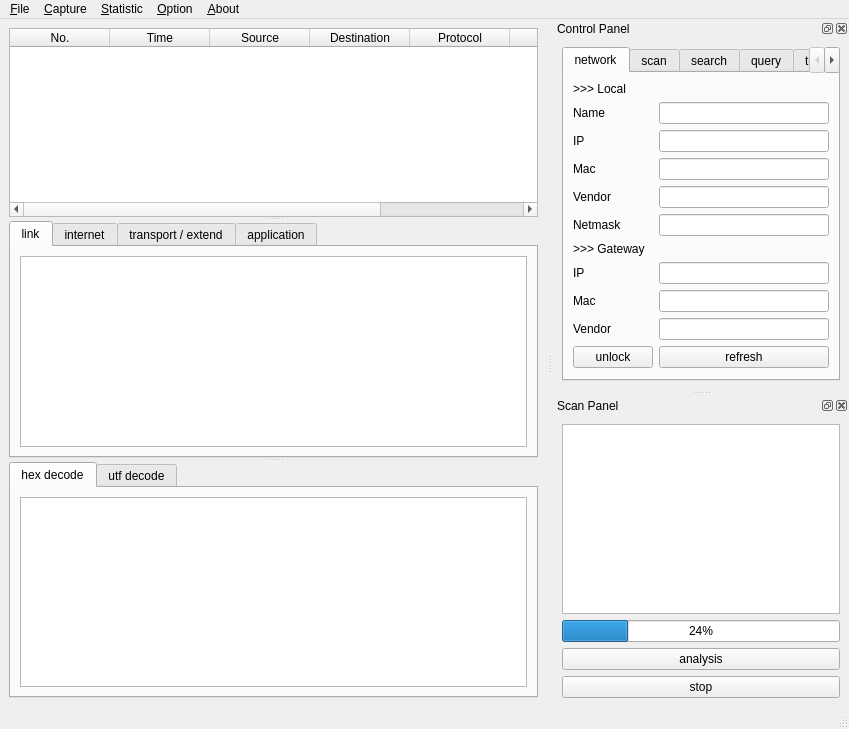
<?xml version="1.0" encoding="UTF-8"?>
<ui version="4.0">
 <class>MainWindow</class>
 <widget class="QMainWindow" name="MainWindow">
  <property name="geometry">
   <rect>
    <x>0</x>
    <y>0</y>
    <width>849</width>
    <height>729</height>
   </rect>
  </property>
  <property name="windowTitle">
   <string>MainWindow</string>
  </property>
  <widget class="QWidget" name="centralwidget">
   <layout class="QHBoxLayout" name="horizontalLayout_8">
    <item>
     <widget class="QSplitter" name="splitter">
      <property name="orientation">
       <enum>Qt::Vertical</enum>
      </property>
      <widget class="QTableWidget" name="conciseInfoTable">
       <property name="styleSheet">
        <string notr="true">outline:0;</string>
       </property>
       <property name="showGrid">
        <bool>false</bool>
       </property>
       <property name="gridStyle">
        <enum>Qt::NoPen</enum>
       </property>
       <column>
        <property name="text">
         <string>No.</string>
        </property>
       </column>
       <column>
        <property name="text">
         <string>Time</string>
        </property>
       </column>
       <column>
        <property name="text">
         <string>Source</string>
        </property>
       </column>
       <column>
        <property name="text">
         <string>Destination</string>
        </property>
       </column>
       <column>
        <property name="text">
         <string>Protocol</string>
        </property>
       </column>
       <column>
        <property name="text">
         <string>Length</string>
        </property>
       </column>
       <column>
        <property name="text">
         <string>Stack</string>
        </property>
       </column>
      </widget>
      <widget class="QTabWidget" name="verboseInfoTab">
       <property name="currentIndex">
        <number>0</number>
       </property>
       <widget class="QWidget" name="linkTab">
        <attribute name="title">
         <string>link</string>
        </attribute>
        <layout class="QVBoxLayout" name="verticalLayout_7">
         <item>
          <widget class="QPlainTextEdit" name="linkTextEdit"/>
         </item>
        </layout>
       </widget>
       <widget class="QWidget" name="interTab">
        <attribute name="title">
         <string>internet</string>
        </attribute>
        <layout class="QVBoxLayout" name="verticalLayout_6">
         <item>
          <widget class="QPlainTextEdit" name="interTextEdit"/>
         </item>
        </layout>
       </widget>
       <widget class="QWidget" name="transTab">
        <attribute name="title">
         <string>transport / extend</string>
        </attribute>
        <layout class="QVBoxLayout" name="verticalLayout_5">
         <item>
          <widget class="QPlainTextEdit" name="transTextEdit"/>
         </item>
        </layout>
       </widget>
       <widget class="QWidget" name="appTab">
        <attribute name="title">
         <string>application</string>
        </attribute>
        <layout class="QVBoxLayout" name="verticalLayout_4">
         <item>
          <widget class="QPlainTextEdit" name="appTextEdit"/>
         </item>
        </layout>
       </widget>
      </widget>
      <widget class="QTabWidget" name="decodeInfoTab">
       <property name="currentIndex">
        <number>0</number>
       </property>
       <widget class="QWidget" name="rawTab">
        <attribute name="title">
         <string>hex decode</string>
        </attribute>
        <layout class="QVBoxLayout" name="verticalLayout_8">
         <item>
          <widget class="QPlainTextEdit" name="rawTextEdit"/>
         </item>
        </layout>
       </widget>
       <widget class="QWidget" name="utfTab">
        <attribute name="title">
         <string>utf decode</string>
        </attribute>
        <layout class="QVBoxLayout" name="verticalLayout_9">
         <item>
          <widget class="QPlainTextEdit" name="utfTextEdit"/>
         </item>
        </layout>
       </widget>
      </widget>
     </widget>
    </item>
   </layout>
  </widget>
  <widget class="QMenuBar" name="menubar">
   <property name="geometry">
    <rect>
     <x>0</x>
     <y>0</y>
     <width>849</width>
     <height>26</height>
    </rect>
   </property>
   <widget class="QMenu" name="menu_File">
    <property name="title">
     <string>&amp;File</string>
    </property>
    <widget class="QMenu" name="menu_export">
     <property name="title">
      <string>&amp;export</string>
     </property>
     <widget class="QMenu" name="menuNetwork_info">
      <property name="title">
       <string>&amp;network info</string>
      </property>
      <addaction name="actionNetCSV"/>
      <addaction name="actionNetJSON"/>
      <addaction name="actionNetPlain"/>
     </widget>
     <widget class="QMenu" name="menuLAN_info">
      <property name="title">
       <string>&amp;LAN info</string>
      </property>
      <addaction name="actionLANCSV"/>
      <addaction name="actionLANJSON"/>
      <addaction name="actionLANPlain"/>
     </widget>
     <widget class="QMenu" name="menuPackets_info">
      <property name="title">
       <string>&amp;packets info</string>
      </property>
      <addaction name="actionPktCSV"/>
      <addaction name="actionPktJSON"/>
      <addaction name="actionPktPlain"/>
     </widget>
     <addaction name="menuNetwork_info"/>
     <addaction name="menuLAN_info"/>
     <addaction name="menuPackets_info"/>
    </widget>
    <addaction name="action_Save"/>
    <addaction name="action_Open"/>
    <addaction name="separator"/>
    <addaction name="menu_export"/>
    <addaction name="separator"/>
    <addaction name="action_close"/>
   </widget>
   <widget class="QMenu" name="menu_Capture">
    <property name="title">
     <string>&amp;Capture</string>
    </property>
    <addaction name="action_Start"/>
    <addaction name="separator"/>
    <addaction name="action_Stop"/>
    <addaction name="separator"/>
    <addaction name="action_Restart"/>
   </widget>
   <widget class="QMenu" name="menu_Statistic">
    <property name="title">
     <string>&amp;Statistic</string>
    </property>
    <widget class="QMenu" name="menu_protocol">
     <property name="title">
      <string>&amp;protocol</string>
     </property>
     <addaction name="action_Addr"/>
     <addaction name="action_Layer"/>
     <addaction name="action_Type"/>
    </widget>
    <widget class="QMenu" name="menu_length">
     <property name="title">
      <string>&amp;length</string>
     </property>
     <addaction name="action_PktLen"/>
     <addaction name="action_UDPPktLen"/>
     <addaction name="action_TCPPktLen"/>
    </widget>
    <widget class="QMenu" name="menu_flow">
     <property name="title">
      <string>&amp;flow</string>
     </property>
     <addaction name="action_Input"/>
     <addaction name="action_Output"/>
     <addaction name="action_Speed"/>
    </widget>
    <addaction name="menu_protocol"/>
    <addaction name="menu_length"/>
    <addaction name="menu_flow"/>
   </widget>
   <widget class="QMenu" name="menu_Option">
    <property name="title">
     <string>&amp;Option</string>
    </property>
    <addaction name="separator"/>
    <addaction name="action_Filter"/>
    <addaction name="separator"/>
    <addaction name="action_RefreshRank"/>
   </widget>
   <widget class="QMenu" name="menu_About">
    <property name="title">
     <string>&amp;About</string>
    </property>
    <addaction name="action_Help"/>
    <addaction name="separator"/>
    <addaction name="action_Author"/>
    <addaction name="separator"/>
    <addaction name="action_Rank"/>
   </widget>
   <addaction name="menu_File"/>
   <addaction name="menu_Capture"/>
   <addaction name="menu_Statistic"/>
   <addaction name="menu_Option"/>
   <addaction name="menu_About"/>
  </widget>
  <widget class="QStatusBar" name="statusbar"/>
  <widget class="QDockWidget" name="controlDock">
   <property name="enabled">
    <bool>true</bool>
   </property>
   <property name="floating">
    <bool>false</bool>
   </property>
   <property name="windowTitle">
    <string>Control Panel</string>
   </property>
   <attribute name="dockWidgetArea">
    <number>2</number>
   </attribute>
   <widget class="QWidget" name="controlDockContents">
    <layout class="QHBoxLayout" name="horizontalLayout_2">
     <item>
      <widget class="QTabWidget" name="controlTabManage">
       <property name="currentIndex">
        <number>0</number>
       </property>
       <property name="tabBarAutoHide">
        <bool>false</bool>
       </property>
       <widget class="QWidget" name="networkTab">
        <attribute name="title">
         <string>network</string>
        </attribute>
        <layout class="QFormLayout" name="formLayout">
         <item row="1" column="0">
          <widget class="QLabel" name="nameLabel">
           <property name="text">
            <string>Name</string>
           </property>
          </widget>
         </item>
         <item row="1" column="1">
          <widget class="QLineEdit" name="nameLineEdit"/>
         </item>
         <item row="2" column="0">
          <widget class="QLabel" name="ipLabel">
           <property name="text">
            <string>IP</string>
           </property>
          </widget>
         </item>
         <item row="2" column="1">
          <widget class="QLineEdit" name="ipLineEdit"/>
         </item>
         <item row="3" column="0">
          <widget class="QLabel" name="macLabel">
           <property name="text">
            <string>Mac</string>
           </property>
          </widget>
         </item>
         <item row="3" column="1">
          <widget class="QLineEdit" name="macLineEdit"/>
         </item>
         <item row="4" column="0">
          <widget class="QLabel" name="vendorLabel">
           <property name="text">
            <string>Vendor</string>
           </property>
          </widget>
         </item>
         <item row="4" column="1">
          <widget class="QLineEdit" name="vendorLineEdit"/>
         </item>
         <item row="5" column="0">
          <widget class="QLabel" name="netmaskLabel">
           <property name="text">
            <string>Netmask</string>
           </property>
          </widget>
         </item>
         <item row="5" column="1">
          <widget class="QLineEdit" name="netmaskLineEdit"/>
         </item>
         <item row="7" column="0">
          <widget class="QLabel" name="gwIpLabel">
           <property name="text">
            <string>IP</string>
           </property>
          </widget>
         </item>
         <item row="10" column="0">
          <widget class="QLabel" name="gwVendorLabel">
           <property name="text">
            <string>Vendor</string>
           </property>
          </widget>
         </item>
         <item row="10" column="1">
          <widget class="QLineEdit" name="gwVendorLineEdit"/>
         </item>
         <item row="13" column="1">
          <widget class="QPushButton" name="refreshButton">
           <property name="text">
            <string>refresh</string>
           </property>
          </widget>
         </item>
         <item row="0" column="0">
          <widget class="QLabel" name="localLabel">
           <property name="text">
            <string>&gt;&gt;&gt; Local</string>
           </property>
          </widget>
         </item>
         <item row="6" column="0">
          <widget class="QLabel" name="gwLabel">
           <property name="text">
            <string>&gt;&gt;&gt; Gateway</string>
           </property>
          </widget>
         </item>
         <item row="8" column="0">
          <widget class="QLabel" name="gwMacLabel">
           <property name="text">
            <string>Mac</string>
           </property>
          </widget>
         </item>
         <item row="13" column="0">
          <widget class="QPushButton" name="unlockButton">
           <property name="text">
            <string>unlock</string>
           </property>
          </widget>
         </item>
         <item row="7" column="1">
          <widget class="QLineEdit" name="gwIpLineEdit"/>
         </item>
         <item row="8" column="1">
          <widget class="QLineEdit" name="gwMacLineEdit"/>
         </item>
        </layout>
       </widget>
       <widget class="QWidget" name="scanTab">
        <attribute name="title">
         <string>scan</string>
        </attribute>
        <layout class="QVBoxLayout" name="verticalLayout_3">
         <item>
          <widget class="QLabel" name="rangeLabel">
           <property name="text">
            <string>Range</string>
           </property>
          </widget>
         </item>
         <item>
          <widget class="QLineEdit" name="rangeLineEdit"/>
         </item>
         <item>
          <widget class="QPushButton" name="rangeButton">
           <property name="text">
            <string>range scan</string>
           </property>
          </widget>
         </item>
         <item>
          <widget class="QLabel" name="maskLabel">
           <property name="text">
            <string>Mask</string>
           </property>
          </widget>
         </item>
         <item>
          <widget class="QLineEdit" name="maskLineEdit"/>
         </item>
         <item>
          <widget class="QPushButton" name="maskButton">
           <property name="text">
            <string>mask scan</string>
           </property>
          </widget>
         </item>
        </layout>
       </widget>
       <widget class="QWidget" name="searchTab">
        <attribute name="title">
         <string>search</string>
        </attribute>
        <layout class="QFormLayout" name="formLayout_4">
         <item row="0" column="0">
          <widget class="QLabel" name="searchLabel">
           <property name="text">
            <string>Search</string>
           </property>
          </widget>
         </item>
         <item row="0" column="1">
          <widget class="QLineEdit" name="searchLineEdit"/>
         </item>
         <item row="1" column="1">
          <widget class="QPushButton" name="searchButton">
           <property name="text">
            <string>search</string>
           </property>
          </widget>
         </item>
        </layout>
       </widget>
       <widget class="QWidget" name="ipinfoTab">
        <attribute name="title">
         <string>query</string>
        </attribute>
        <layout class="QFormLayout" name="formLayout_3">
         <item row="0" column="0">
          <widget class="QLabel" name="sipLabel">
           <property name="text">
            <string>Query IP</string>
           </property>
          </widget>
         </item>
         <item row="0" column="1">
          <widget class="QLineEdit" name="sipLineEdit"/>
         </item>
         <item row="1" column="0" colspan="2">
          <widget class="QTextEdit" name="sipTextEdit"/>
         </item>
         <item row="2" column="0">
          <widget class="QPushButton" name="sipButton">
           <property name="text">
            <string>query</string>
           </property>
          </widget>
         </item>
        </layout>
       </widget>
       <widget class="QWidget" name="termTab">
        <attribute name="title">
         <string>term</string>
        </attribute>
        <layout class="QGridLayout" name="gridLayout">
         <item row="0" column="0">
          <widget class="QLabel" name="termLabel">
           <property name="text">
            <string>Query Term</string>
           </property>
          </widget>
         </item>
         <item row="0" column="1">
          <widget class="QLineEdit" name="termLineEdit"/>
         </item>
         <item row="2" column="0" colspan="2">
          <widget class="QPushButton" name="termButton">
           <property name="text">
            <string>query</string>
           </property>
          </widget>
         </item>
         <item row="1" column="0" colspan="2">
          <widget class="QTextEdit" name="termTextEdit"/>
         </item>
        </layout>
       </widget>
      </widget>
     </item>
    </layout>
   </widget>
  </widget>
  <widget class="QDockWidget" name="scanDock">
   <property name="windowTitle">
    <string>Scan Panel</string>
   </property>
   <attribute name="dockWidgetArea">
    <number>2</number>
   </attribute>
   <widget class="QWidget" name="scanDockContents">
    <layout class="QVBoxLayout" name="verticalLayout">
     <item>
      <widget class="QListWidget" name="nodeListWidget">
       <property name="styleSheet">
        <string notr="true">outline:0;</string>
       </property>
      </widget>
     </item>
     <item>
      <widget class="QProgressBar" name="scanProgressBar">
       <property name="value">
        <number>24</number>
       </property>
      </widget>
     </item>
     <item>
      <widget class="QPushButton" name="analysisButton">
       <property name="text">
        <string>analysis</string>
       </property>
      </widget>
     </item>
     <item>
      <widget class="QPushButton" name="stopButton">
       <property name="text">
        <string>stop</string>
       </property>
      </widget>
     </item>
    </layout>
   </widget>
  </widget>
  <action name="action_Save">
   <property name="text">
    <string>&amp;save</string>
   </property>
  </action>
  <action name="action_Open">
   <property name="text">
    <string>&amp;open</string>
   </property>
  </action>
  <action name="action_Export">
   <property name="text">
    <string>&amp;Export</string>
   </property>
  </action>
  <action name="actionNetCSV">
   <property name="text">
    <string>&amp;CSV</string>
   </property>
  </action>
  <action name="actionNetJSON">
   <property name="text">
    <string>&amp;JSON</string>
   </property>
  </action>
  <action name="actionNetPlain">
   <property name="text">
    <string>&amp;plain text</string>
   </property>
  </action>
  <action name="actionLANCSV">
   <property name="text">
    <string>CSV</string>
   </property>
  </action>
  <action name="actionLANJSON">
   <property name="text">
    <string>JSON</string>
   </property>
  </action>
  <action name="actionLANPlain">
   <property name="text">
    <string>plain text</string>
   </property>
  </action>
  <action name="actionPktCSV">
   <property name="text">
    <string>CSV</string>
   </property>
  </action>
  <action name="actionPktJSON">
   <property name="text">
    <string>JSON</string>
   </property>
  </action>
  <action name="actionPktPlain">
   <property name="text">
    <string>plain text</string>
   </property>
  </action>
  <action name="action_Start">
   <property name="text">
    <string>&amp;start</string>
   </property>
  </action>
  <action name="actionSto_p">
   <property name="text">
    <string>sto&amp;p</string>
   </property>
  </action>
  <action name="action_restart">
   <property name="text">
    <string>&amp;restart</string>
   </property>
  </action>
  <action name="action_Addr">
   <property name="text">
    <string>&amp;adddress</string>
   </property>
  </action>
  <action name="action_Layer">
   <property name="text">
    <string>&amp;layer</string>
   </property>
  </action>
  <action name="action_Type">
   <property name="text">
    <string>&amp;type</string>
   </property>
  </action>
  <action name="action_PktLen">
   <property name="text">
    <string>&amp;all</string>
   </property>
  </action>
  <action name="action_UDPPktLen">
   <property name="text">
    <string>&amp;UDP</string>
   </property>
  </action>
  <action name="action_TCPPktLen">
   <property name="text">
    <string>&amp;TCP</string>
   </property>
  </action>
  <action name="action_Input">
   <property name="text">
    <string>&amp;Input</string>
   </property>
  </action>
  <action name="action_Output">
   <property name="text">
    <string>&amp;Output</string>
   </property>
  </action>
  <action name="action_Speed">
   <property name="text">
    <string>&amp;Speed</string>
   </property>
  </action>
  <action name="action_Stop">
   <property name="text">
    <string>sto&amp;p</string>
   </property>
  </action>
  <action name="action_Restart">
   <property name="text">
    <string>&amp;restart</string>
   </property>
  </action>
  <action name="action_Help">
   <property name="text">
    <string>&amp;help</string>
   </property>
  </action>
  <action name="action_Author">
   <property name="text">
    <string>&amp;author</string>
   </property>
  </action>
  <action name="action_close">
   <property name="text">
    <string>&amp;close</string>
   </property>
   <property name="shortcut">
    <string>Ctrl+Q</string>
   </property>
  </action>
  <action name="action_rank">
   <property name="text">
    <string>&amp;rank</string>
   </property>
  </action>
  <action name="action_Rank">
   <property name="text">
    <string>&amp;rank</string>
   </property>
  </action>
  <action name="action_Filter">
   <property name="text">
    <string>&amp;filter</string>
   </property>
  </action>
  <action name="action_RefreshRank">
   <property name="text">
    <string>&amp;refresh rank</string>
   </property>
  </action>
 </widget>
 <resources/>
 <connections/>
</ui>
